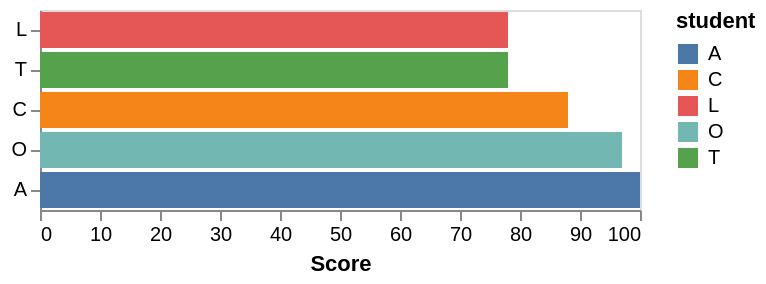

Write the Vega-Lite specification saved for this chart.
### Vega-Lite specification from a JSON file in a GitHub repository (floating-point values rounded to 4 significant figures)
{"$schema": "https://vega.github.io/schema/vega-lite/v2.json", "description": "A bar graph showing the scores of the top 5 students. This shows an example of the window transform, for how the top K (5) can be filtered, and also how a rank can be computed for each student.", "data": {"values": [{"student": "A", "score": 100}, {"student": "B", "score": 56}, {"student": "C", "score": 88}, {"student": "D", "score": 65}, {"student": "E", "score": 45}, {"student": "F", "score": 23}, {"student": "G", "score": 66}, {"student": "H", "score": 67}, {"student": "I", "score": 13}, {"student": "J", "score": 12}, {"student": "K", "score": 50}, {"student": "L", "score": 78}, {"student": "M", "score": 66}, {"student": "N", "score": 30}, {"student": "O", "score": 97}, {"student": "P", "score": 75}, {"student": "Q", "score": 24}, {"student": "R", "score": 42}, {"student": "S", "score": 76}, {"student": "T", "score": 78}, {"student": "U", "score": 21}, {"student": "V", "score": 46}]}, "transform": [{"window": [{"op": "rank", "field": "score", "as": "rank"}], "sort": [{"field": "score", "order": "descending"}], "groupby": ["Student"], "frame": [null, null]}, {"filter": "datum.rank <= 5"}], "mark": "bar", "encoding": {"x": {"field": "score", "type": "quantitative", "axis": {"title": "Score", "grid": false}}, "y": {"field": "student", "type": "nominal", "scale": {"rangeStep": 12}, "axis": {"title": ""}, "sort": {"field": "score", "op": "average"}}, "color": {"field": "student", "type": "nominal"}}}
